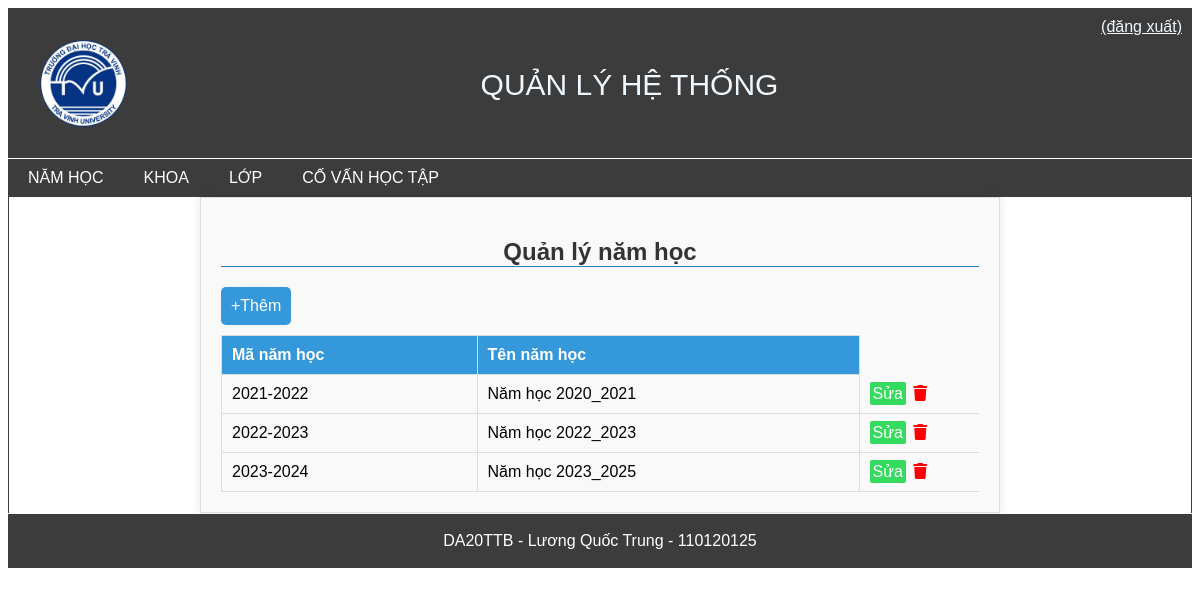
Screenshot of /110120125-LuongQuocTrung-CN/module/admin/index.php?action=namhoc&act=namhoc with the database file from the repository.
### tables this page shows
CREATE TABLE `nam_hoc` (
  `NH_id` int(100) NOT NULL,
  `Ma_NH` varchar(20) NOT NULL,
  `Ten_NH` varchar(20) NOT NULL
);

### 110120125-LuongQuocTrung-CN/module/admin/namhoc/namhoc.php (the view)
<?php
$sql = "SELECT * FROM  `nam_hoc`";
$kq = mysqli_query($conn, $sql);
$arr = array();
while ($row = mysqli_fetch_assoc($kq)) {
    $arr[] = $row;
}
?>
<div id="wp-namhoc">
    <h2>Quản lý năm học</h2>
    <a href="?action=namhoc&act=insert_NH" id="btn-themNH">+Thêm</a>
    <table id="tb-namhoc" >
        <thead>
            <tr class="classss">
                <th>Mã năm học</th>
                <th>Tên năm học</th>
            </tr>
        </thead>
        <tbody>
            <?php foreach ($arr as $item) {
                $item['update_NH'] = "?action=namhoc&act=update_NH&id= {$item['NH_id']}";
                $item['delete_NH'] = "?action=namhoc&act=delete_NH&id= {$item['NH_id']}";
            ?>
                <tr >
                    <td> <?php echo $item['Ma_NH']  ?> </td>
                    <td> <?php echo $item['Ten_NH']  ?> </td>
                    <td class="td-tacvu"><a class="tacvu" href=" <?php echo $item['update_NH']  ?>">Sửa</a>  <a class="delete" href="<?php echo $item['delete_NH'] ?>"><i  class="fa fa-trash" aria-hidden="true"></i></a></td>
                </tr>
            <?php  }   ?>
        </tbody>
    </table>
</div>

### 110120125-LuongQuocTrung-CN/css/admin.css (style rules this page uses)
* { box-sizing: border-box; }
body { font-family: Arial, Helvetica, sans-serif; font-size: 16px; }

### 110120125-LuongQuocTrung-CN/css/namhoc.css (style rules this page uses)
#wp-namhoc { max-width: 800px; margin: 0 auto; padding: 20px; background-color: #f9f9f9; border: 1px solid #ddd; box-shadow: 0 0 10px rgba(0, 0, 0, 0.1); }
#wp-namhoc h2 { color: #333; text-align: center; border-bottom: 1px solid #2980b9; }
#btn-themNH { display: inline-block; padding: 10px; color: #fff; text-decoration: none; background-color: #3498db; border-radius: 5px; transition: background-color 0.3s; }
#wp-namhoc #tb-namhoc { width: 100%; border-collapse: collapse; margin-top: 10px; }
#wp-namhoc #tb-namhoc th, #wp-namhoc #tb-namhoc td:not(td.td-tacvu) { border: 1px solid #ddd; padding: 10px; text-align: left; }
#wp-namhoc #tb-namhoc th { background-color: #3498db; color: #fff; }

### 110120125-LuongQuocTrung-CN/css/global.css (style rules this page uses)
.tacvu { text-decoration: none; background-color: #34db5e; color: white; padding: 3px; border-radius: 2px; }
.delete { padding: 3px; color:red; }
.td-tacvu { width: 120px; border-bottom: 1px solid #ddd; padding: 10px; text-align: left; }

### rows the page displays
nam_hoc: Ma_NH "2021-2022", Ten_NH "Năm học 2020_2021"
nam_hoc: Ma_NH "2022-2023", Ten_NH "Năm học 2022_2023"
nam_hoc: Ma_NH "2023-2024", Ten_NH "Năm học 2023_2025"
